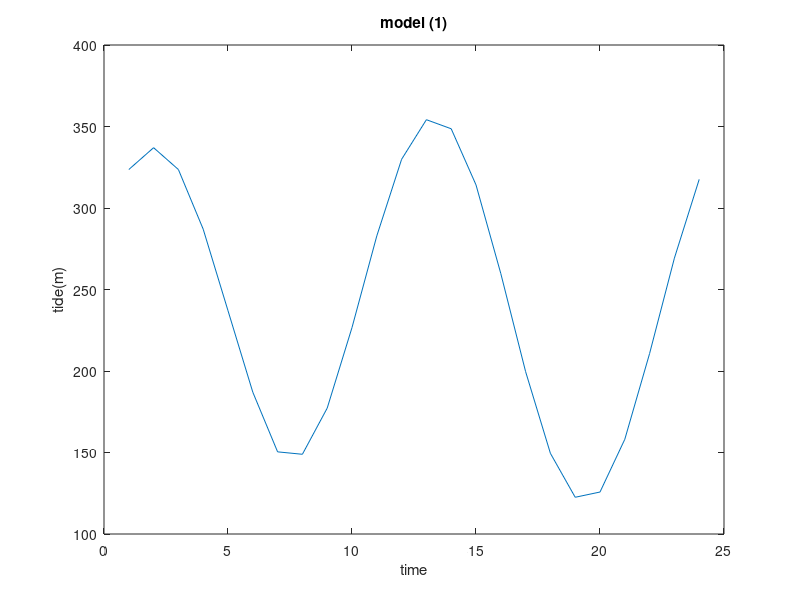
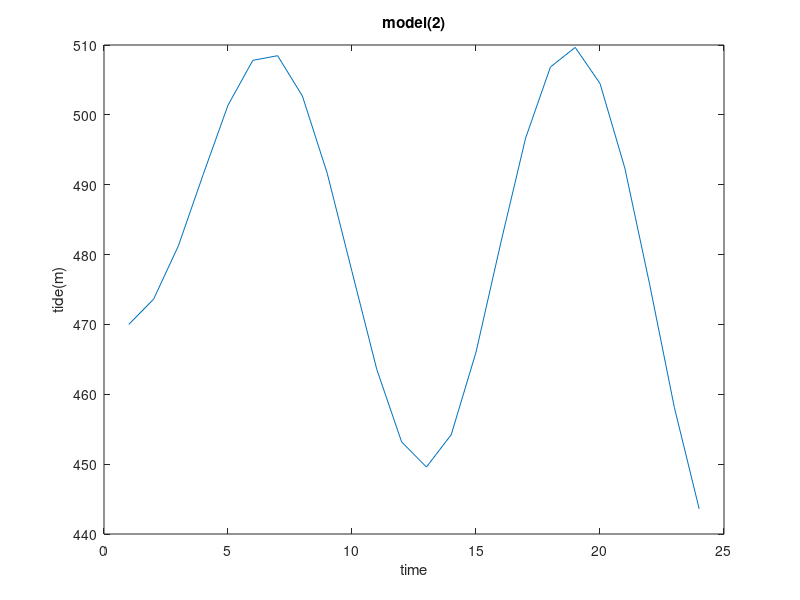

Reproduce these figures in MATLAB, in order.
%REMARK LONG NONLINEAR 1-D WAVE MODEL PROPAGATION OVER 
%CONSTANT DEPTH CENTERED DIFFERENCES STAGGERED GRID

% DT,DX = TIME AND SPACE DISCRETIZATION STEPS 
% IM,NM = MAX VALUES OF SPACE(I) AND TIME(N) STEPS 
% Z0,PER = AMPLITUDE AND PERIOD OF INCOMING WAVES 
% Z = FREE SURFACE ELEVATION WITH RESPECT TO THE SWL 
% H0 = INITIAL WATER DEPTH 
% H,HN = PAST AND PRESENT WATER DEPTHS 
% U,UN = PAST AND PRESENT VELOCITY VALUES

clear all


%fid_read=fopen('input.dat', 'r');

%celldata=textscan(fid_read, '%f', 6)
%data=celldata{1}
%DT=data(1);
%DX=data(2);
%IM=data(3);
%NM=data(4);
%Z0=data(5);
%PER=data(6);

DT=1
DX=300
IM=5
NM=120
Z0=100
PER=12

IX=IM;
%IX=3;
%celldata2=textscan(fid_read, '%f');
%H0(1:51)=celldata2{1}
H0(1:51)=240
H0(2:51)=470
for i=1:IX
    H(i)=H0(i)
end
T=0.0
G=9.81
C=sqrt(G*H(1))
L=C*PER
N=1  
U(1:IX)=0
Z(1:IX)=0
Z(2:IX)=150
HN(1:IX)=0

%%if(mod(n,20)/=0)
    

while (mod(N,20)||(N<=NM))
    T=T+DT
    
    if((N-1)*DT > DX/C)
        Z1=Z(1)-Z0*sin(2*pi*(N)*DT/PER)
        Z2=Z(2)-Z0*sin(2*pi*(N)*DT/PER-DX/L)
        Z1=Z1+DT/DX*C*(Z2-Z1)
        Z(1)=Z0*sin(2*pi*(N+1)*DT/PER)+Z1-3
        HN(1)=H0(1)+Z(1)
    else
        Z1=0
        Z(1)=Z0*sin(2*pi*(N+1)*DT/PER)+Z1-3
        HN(1)=H0(1)+Z(1)
    end
    for i=2:(IX-1)
        HN(i)=H(i)-DT/DX/2*((H(i)+H(i+1))*U(i+1)-(H(i)+H(i-1))*U(i)) % CONTINUITY EQUATION
        Z(i)=HN(i)-H0(i)
        UN(i)=U(i)-DT/DX/8*((U(i+1)+U(i)).^2-(U(i)+U(i-1)).^2)-G*DT/DX*(Z(i)-Z(i-1))  %EQUILIBRIUM EQUATION     
    end
    
    UN(1)=UN(2)
	UN(IX)=Z(IX-1)*sqrt(G/HN(IX-1))
    
    for i=1:IX
        H(i)=HN(i)
        U(i)=UN(i)
    end
    for i=1:IX
        finalu(N,i)=UN(i)
        finalh(N,i)=HN(i)
    end 
    N=N+1
end
figure;
plot(1:24, finalh(1:24,1))
title('model (1)')
xlabel('time')
ylabel('tide(m)')
figure;
%finalh(1:24,2)=finalh(1:24,2)*2
plot(1:24, finalh(1:24,2))
title('model(2)')
xlabel('time')
ylabel('tide(m)')

%fclose(fid_read);
